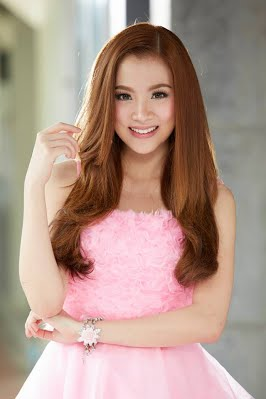
#> input picture ML/Computer Vision/Test1.jpg, 266 x 399 px
$ jupyter execute Week8-3.ipynb   (shell and % lines are left out)
#> lines starting #> are read from the running program, lines starting #| are printed output that depends on the picture; after the words box and inside, x2 and y2 are one past the last pixel; in counts of white or black regions, pixels touching at a corner belong together
[cell 1]
import numpy as np
import cv2
import matplotlib.pyplot as plt

[cell 2]
image = cv2.imread('Computer Vision/Test1.jpg')
#> image is the input picture: shape (399, 266, 3); mean B, G, R 140.5, 151.8, 176.9
gray = cv2.cvtColor(image, cv2.COLOR_BGR2GRAY)
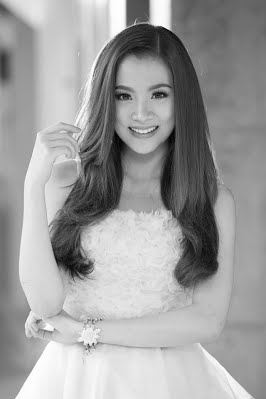
#> gray: shape (399, 266); min 3, max 255, mean 158.1
plt.imshow(gray, cmap='gray')

[cell 3]
eye_cascade = cv2.CascadeClassifier(cv2.data.haarcascades + 'haarcascade_eye.xml')
eyes = eye_cascade.detectMultiScale(gray, scaleFactor=1.02, minNeighbors=20, minSize=(10, 10))
#> eyes = [[147, 83, 24, 24], [112, 85, 24, 24], [70, 322, 42, 42]]

[cell 4]
len(eyes)
#> Out = 3

[cell 5]
for (x, y, w, h) in eyes:
    xc = (x + x + w)/2
    yc = (y + y + h)/2
    radius = w/2
    cv2.circle(image, (int(xc), int(yc)), int(radius), (255, 0, 0), 2)
#> this loop made 3 passes
#> (x, y, w, h, xc, yc, radius) on passes 1 to 3: (147, 83, 24, 24, 159, 95, 12), (112, 85, 24, 24, 124, 97, 12), (70, 322, 42, 42, 91, 343, 21)
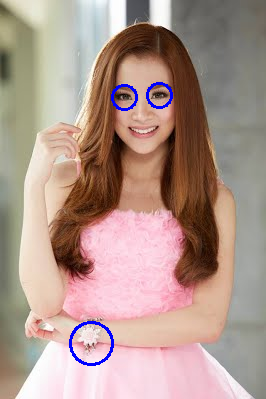
#> image: shape (399, 266, 3); 0.81% of pixels changed, all inside (x1, y1, x2, y2) = (69, 82, 173, 366)

$ run again, with ML/Computer Vision/people.jpg copied over ML/Computer Vision/Test1.jpg
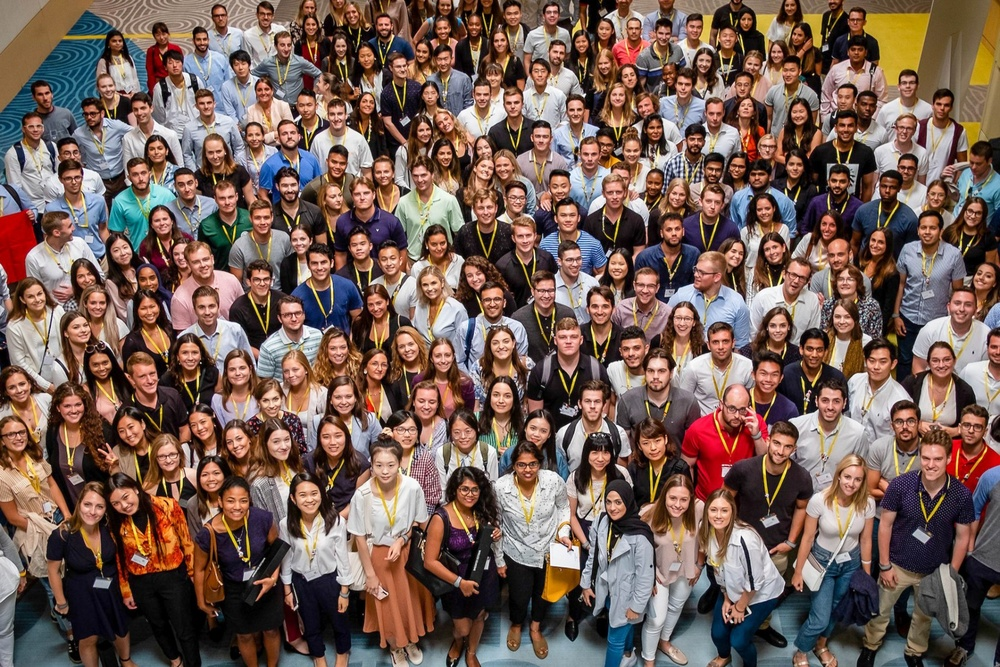
#> input picture ML/Computer Vision/people.jpg, 1000 x 667 px, shrunk from 1800 x 1200 before the run
#> image is the input picture: shape (667, 1000, 3); mean B, G, R 85.7, 94.7, 117.6
#> `gray = cv2.cvtColor(image, cv2.COLOR_BGR2GRAY)`:
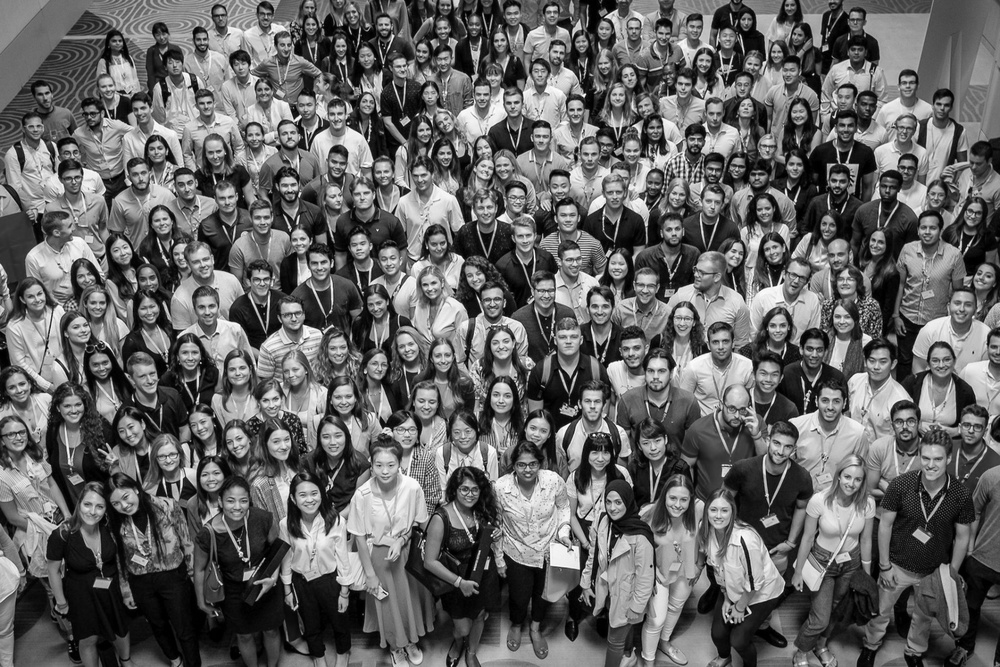
#> gray: shape (667, 1000); min 0, max 255, mean 100.6
#> eyes = [[548, 608, 44, 44]]
#> Out = 1
#> the loop `for (x, y, w, h) in eyes:` made 1 pass
#> (x, y, w, h, xc, yc, radius) on pass 1: (548, 608, 44, 44, 570, 630, 22)
#> after the loop `for (x, y, w, h) in eyes:`:
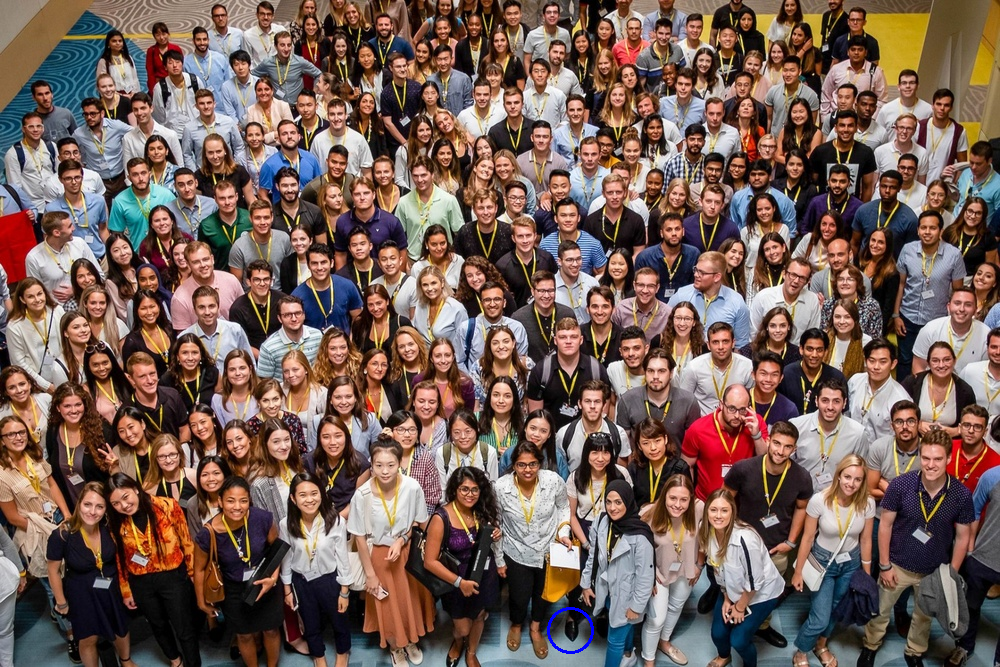
#> image: shape (667, 1000, 3); 0.06% of pixels changed, all inside (x1, y1, x2, y2) = (547, 607, 594, 654)
